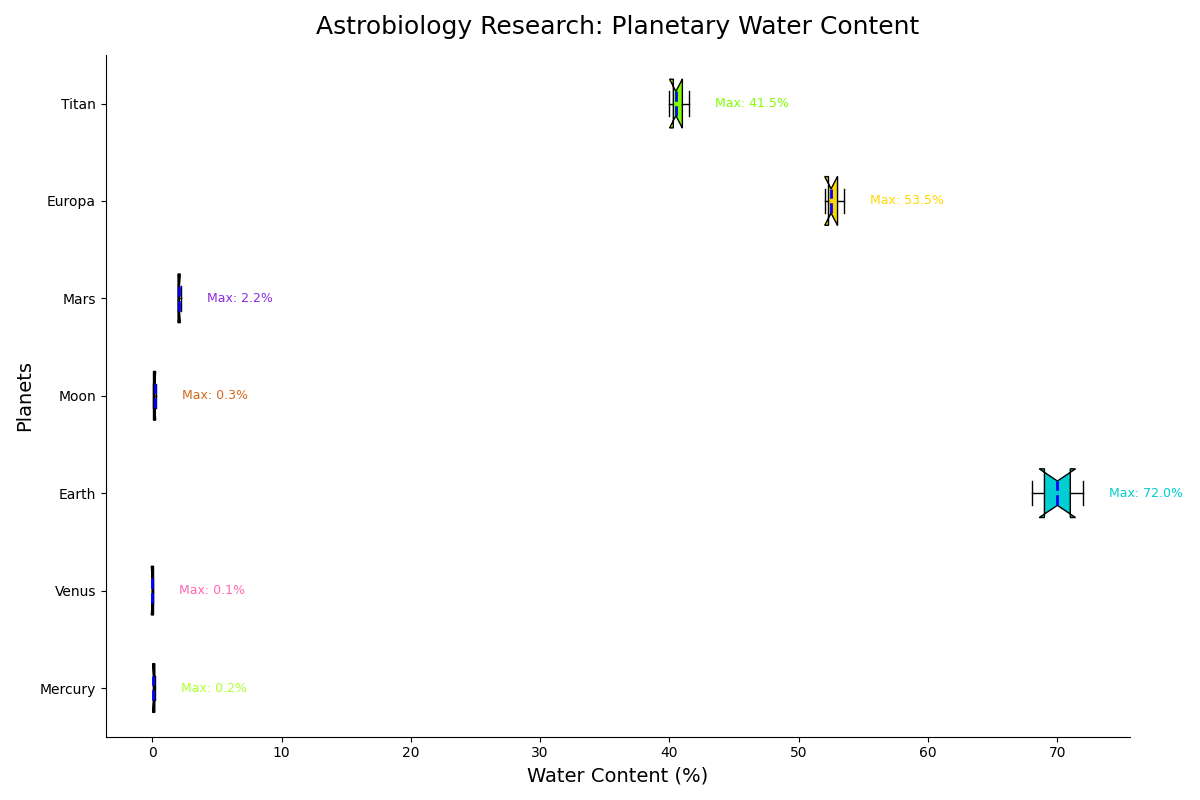

Python code for this plot:
import matplotlib.pyplot as plt
import numpy as np

planets = ['Mercury', 'Venus', 'Earth', 'Moon', 'Mars', 'Europa', 'Titan']

water_content_data = [
    [0.1, 0.1, 0.2, 0.2, 0.1],          # Mercury
    [0.0, 0.0, 0.1, 0.1, 0.0],          # Venus
    [70.0, 68.0, 72.0, 71.0, 69.0],     # Earth
    [0.1, 0.2, 0.1, 0.3, 0.2],          # Moon
    [2.0, 2.1, 2.2, 2.0, 2.1],          # Mars
    [52.5, 53.0, 52.0, 53.5, 52.3],     # Europa
    [40.0, 41.0, 40.5, 41.5, 40.3]      # Titan
]

fig, ax = plt.subplots(figsize=(12, 8))

# Plot the horizontal box plot
box = ax.boxplot(water_content_data, patch_artist=True, notch=True, vert=False, labels=planets)

colors = ['#ADFF2F', '#FF69B4', '#00CED1', '#D2691E', '#8A2BE2', '#FFD700', '#7FFF00']
for patch, color in zip(box['boxes'], colors):
    patch.set_facecolor(color)

plt.setp(box['medians'], color='blue', linestyle='--', linewidth=2)

ax.set_title("Astrobiology Research: Planetary Water Content", fontsize=18, fontweight='normal', pad=15)
ax.set_xlabel("Water Content (%)", fontsize=14)
ax.set_ylabel("Planets", fontsize=14)

ax.grid(visible=True, linestyle='-', alpha=0.3, which='minor', linewidth=0.5)

for i, planet in enumerate(planets):
    max_val = max(water_content_data[i])
    ax.text(max_val + 2, i + 1, f'Max: {max_val:.1f}%', va='center', fontsize=9, color=colors[i])

ax.spines['top'].set_visible(False)
ax.spines['right'].set_visible(False)

plt.tight_layout()
plt.show()
